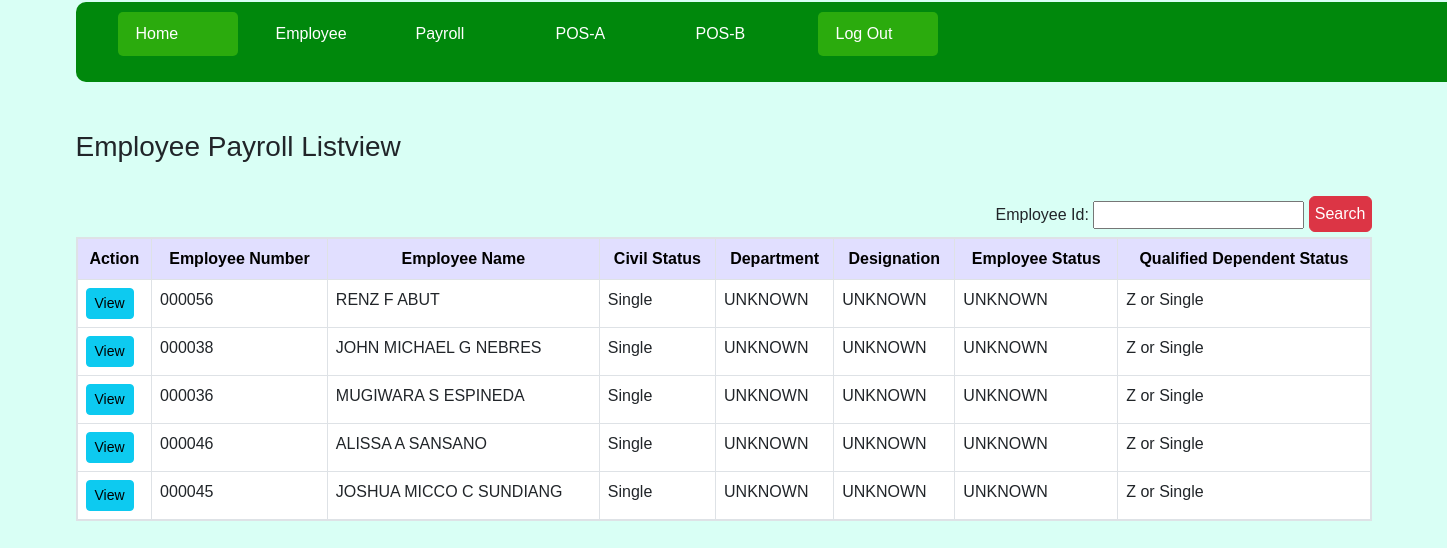
Screenshot of /Webpages_overall/loginwebapages/login_admin/login_hr/employee-payroll_listview.php with the database file from the repository.
### tables this page shows
CREATE TABLE `newemployee_register` (
  `register_id` int(11) NOT NULL,
  `employee_number` varchar(200) NOT NULL,
  `first_name` varchar(200) NOT NULL,
  `middle_name` varchar(200) NOT NULL,
  `surname` varchar(200) NOT NULL,
  `suffix` varchar(200) NOT NULL,
  `date_birth` varchar(200) NOT NULL,
  `gender` varchar(200) NOT NULL,
  `nationality` varchar(200) NOT NULL,
  `civil_status` varchar(200) NOT NULL,
  `department` varchar(200) NOT NULL,
  `designation` varchar(200) NOT NULL,
  `qual_dept_status` varchar(200) NOT NULL,
  `employee_status` varchar(200) NOT NULL,
  `paydate` varchar(200) NOT NULL,
  `contact_number` varchar(200) NOT NULL,
  `email` varchar(200) NOT NULL,
  `other` varchar(200) NOT NULL,
  `social_acc` varchar(200) NOT NULL,
  `address1` varchar(200) NOT NULL,
  `address2` varchar(200) NOT NULL,
  `city_muni` varchar(200) NOT NULL,
  `state_pro` varchar(200) NOT NULL,
  `country` varchar(200) NOT NULL,
  `zip_code` varchar(200) NOT NULL,
  `date_registered` datetime NOT NULL DEFAULT CURRENT_TIMESTAMP
);

### Webpages_overall/loginwebapages/login_admin/login_hr/employee-payroll_listview.php (the view, shortened to what this page needs)
<!DOCTYPE html>
<html lang="en">
<head>
	<link rel="stylesheet" href="https://cdn.jsdelivr.net/npm/bootstrap@5.2.3/dist/css/bootstrap.min.css">
	<link rel="stylesheet" href="https://cdn.jsdelivr.net/npm/bootstrap@5.2.3/dist/css/bootstrap.min.css">
	<link rel="stylesheet" href="https://cdn.jsdelivr.net/npm/bootstrap@4.6.2/dist/js/bootstrap.min.js">
	<link rel="stylesheet" href="/Webpages_overall/list_panel.css">
</head>
<body>
	<div class="container">
	  	<div class="menu-bar">
    <ul>
      <li class="active"><i class='bx bx-home-smile'></i><a href="/Webpages_overall/loginwebapages/login_admin/adminpage.php">Home</a></li>
      <li><i class='bx bx-list-check'></i><a href="#">Employee</a>
      </li>
      <li><i class='bx bx-money-withdraw'></i><a href="#">Payroll</a>
      </li>
      <li><i class='bx bx-calculator'></i><a href="#">POS-A</a>
      </li>
      <li><i class='bx bx-calculator'></i><a href="#">POS-B</a>
      </li>
      <li class="active"><i class='bx bx-log-out'></i><a href="/Webpages_overall/logout.php">Log Out</a></li>
    </ul>
  </div>
		<br><br><h3>Employee Payroll Listview</h3><br>
		<form id="employee-payroll_listview" action="employee-payroll_listview.php" method="POST">
		<div style="float:right;">
		  <span style="margin-top:5px">Employee Id:</span>
		  <input type="text" style="margin-top:5px;" id="employee_number" name="employee_number">
		  <button id="search" type="submit" name="search_btn" class="btn btn-danger" style="padding:5px; margin-bottom:5px;">Search</button>
		</div>
		<table class="table table-bordered table-hover">
			<thead>
				<tr>
				  <th>Action</th>
					<th>Employee Number</th>
					<th>Employee Name</th>
					<th>Civil Status</th>
					<th>Department</th>
					<th>Designation</th>
					<th>Employee Status</th>
					<th>Qualified Dependent Status</th>
				</tr>
			</thead>
			<tbody>
				<?php
  				$servername="localhost";
					$username="root";
					$password="";
					$database="webpages_database";
					$connection = new mysqli($servername, $username, $password, $database);
  					$sql="SELECT register_id,employee_number,first_name,middle_name,surname,civil_status,department,designation,employee_status,qual_dept_status FROM newemployee_register";
  					$result=$connection->query($sql);
  					if($result->num_rows >  0){
  					  while($row = $result->fetch_assoc()){
  					      ?>
  					      <tr row_id=<?php echo $row['register_id']; ?>>
  					        <td>
  					          <div class='col-sm-2 d-grid'>
  					          <a class="btn btn-info btn-sm" href="/Webpages_overall/Controller/Buttons/Employee_payroll/view_payrol.php">View</a>
  					        </td>
  					        <td><?php echo $row['employee_number']; ?></td>
  					        <td><?php echo $row['first_name']. " " .$row['middle_name']. " " .$row['surname'];  ?></td>
  					        <td><?php echo $row['civil_status']; ?></td>
  					        <td><?php echo $row['department']; ?></td>
  					        <td><?php echo $row['designation']; ?></td>
                    <td><?php echo $row['employee_status']; ?></td>
                    <td><?php echo $row['qual_dept_status']; ?></td>
  					      </tr>
  					     <?php
  					   }
  					}
  					echo"</table>";
  				?>
	</form>
	</div>
</body>
</html>

### Webpages_overall/list_panel.css (style rules this page uses)
* { padding: 0; margin: 0; box-sizing: border-box; }
body { font-family: Sans-Serif; }
.menu-bar { background: #00880c; border-radius: 10px; width: 125%; }
.menu-bar ul { display: inline-flex; list-style: none; color: #fff; }
.menu-bar ul li { width: 120px; margin: 10px; padding: 10px; align-items: center; }
.menu-bar ul li a { text-decoration: none; color: #fff; text-align: center; }
.active, .menu-bar ul li:hover { background: #2bab0d; border-radius: 5px; }

### Webpages_overall/loginwebapages/login_admin/login_hr/employee-payroll_listview.php (style rules this page uses)
body { background:#d9fff5; padding:2px; display:flex; justify-content: center; align-items: center; }
table thead { background:#e1dfff; text-align:center; }
table thead tr th { color:black; text-align:center; align-items:center; }
table { border: 2PX solid black; border-radius: 2px ; background-color: white; }

### rows the page displays
newemployee_register: employee_number "000056", first_name "RENZ", middle_name "F", surname "ABUT", civil_status "Single", department "UNKNOWN", designation "UNKNOWN", employee_status "UNKNOWN", qual_dept_status "Z or Single"
newemployee_register: employee_number "000038", first_name "JOHN MICHAEL", middle_name "G", surname "NEBRES", civil_status "Single", department "UNKNOWN", designation "UNKNOWN", employee_status "UNKNOWN", qual_dept_status "Z or Single"
newemployee_register: employee_number "000036", first_name "MUGIWARA", middle_name "S", surname "ESPINEDA", civil_status "Single", department "UNKNOWN", designation "UNKNOWN", employee_status "UNKNOWN", qual_dept_status "Z or Single"
newemployee_register: employee_number "000046", first_name "ALISSA", middle_name "A", surname "SANSANO", civil_status "Single", department "UNKNOWN", designation "UNKNOWN", employee_status "UNKNOWN", qual_dept_status "Z or Single"
newemployee_register: employee_number "000045", first_name "JOSHUA MICCO", middle_name "C", surname "SUNDIANG", civil_status "Single", department "UNKNOWN", designation "UNKNOWN", employee_status "UNKNOWN", qual_dept_status "Z or Single"
